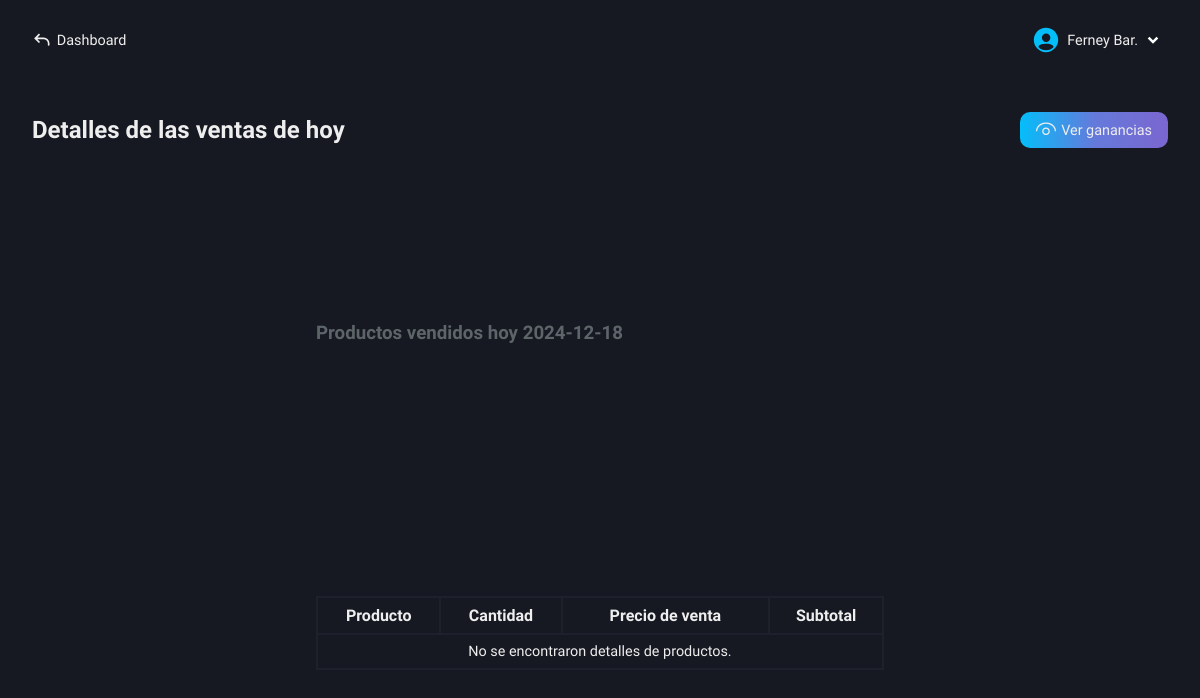
/roles/store/earnings/functions/details-today-sales.php (signed in), run on an earlier commit of the app's database.
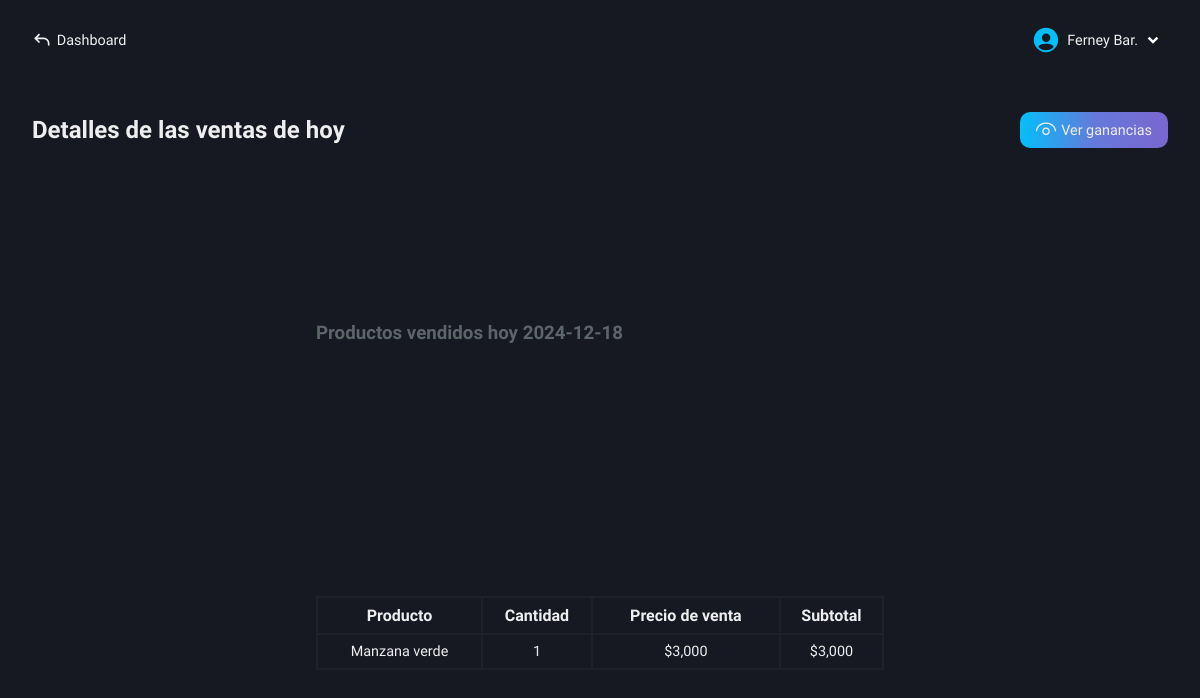
And on a later commit of the database.
### tables this page shows
CREATE TABLE `users` (
  `id` int(11) NOT NULL AUTO_INCREMENT,
  `name` varchar(100) NOT NULL,
  `lastname` varchar(100) NOT NULL,
  `email` varchar(100) NOT NULL,
  `phone_number` varchar(100) NOT NULL,
  `pass` varchar(100) NOT NULL,
  `name_business` varchar(100) NOT NULL,
  `role` varchar(100) NOT NULL,
  PRIMARY KEY (`id`)
);

CREATE TABLE `sale_details` (
  `id` int(11) NOT NULL AUTO_INCREMENT,
  `sale_id` int(11) NOT NULL,
  `invoice_number` varchar(100) NOT NULL,
  `product_name` varchar(100) NOT NULL,
  `quantity` int(11) NOT NULL,
  `unit_price` decimal(50,0) NOT NULL,
  `client` varchar(100) NOT NULL,
  `client_email` varchar(100) NOT NULL,
  `client_phone` varchar(100) NOT NULL,
  `payment_method` varchar(100) NOT NULL,
  `subtotal` decimal(50,0) NOT NULL,
  PRIMARY KEY (`id`)
);

### roles/store/earnings/functions/details-today-sales.php (the view, shortened to what this page needs)
<!DOCTYPE html>
<html lang="es">
<head>
    <link rel="stylesheet" href="../../../../css/store/details-today-sales.css">
    <?php
        include("../../../../conexion.php");
        if (isset($_SESSION['user_id'])) {
            $id_user = $_SESSION['user_id'];
        } else {
            header("Location: ../../../../index.php");
            exit();
        }
    ?>
</head>
<body>
    <main class="main">
        <nav class="nav-dash">
            <a href="../../../dashboard-store.php" class="go-dash">
                <svg xmlns="http://www.w3.org/2000/svg" width="20" height="20" viewBox="0 0 24 24"><path fill="#eee" d="m4 10l-.707.707L2.586 10l.707-.707zm17 8a1 1 0 1 1-2 0zM8.293 15.707l-5-5l1.414-1.414l5 5zm-5-6.414l5-5l1.414 1.414l-5 5zM4 9h10v2H4zm17 7v2h-2v-2zm-7-7a7 7 0 0 1 7 7h-2a5 5 0 0 0-5-5z"/></svg>
                <p>Dashboard</p>
            </a>
            <div class="user-modal">
                <div class="username">
                    <div class="name-down">
                        <?php
                            $queryData = "SELECT name, lastname FROM users WHERE id = $id_user";
                            $result = mysqli_query($conexion, $queryData);
                            $rowData = mysqli_fetch_assoc($result);
                            echo "<p class='name'>" . $rowData['name'] . ' ' . substr($rowData['lastname'], 0, 3) . ".</p>";
                        ?>
                        <img src="../../../../svg/down-arrow.svg" alt="">
                    </div>
                </div>
            </div>
        </nav>
        <section class="earnings-today" id="hidden-modal">
            <div class="earnings-content">
                <div class="tlt-button">
                    <h2 class="tlt-function">Detalles de las ventas de hoy</h2>
                    <a href="../today-earnings.php" class="btn-today-earnings bg-btn">
                        <p>Ver ganancias</p>
                    </a>
                </div>
                <div class="content-table">
                    <div class="tlt-info">
                        <?php
                            echo "<h3>Productos vendidos hoy " . date('Y-m-d') . "</h3>";
                        ?>
                    </div>
                    <table>
                        <tr>
                            <th>Producto</th>
                            <th>Cantidad</th>
                            <th>Precio de venta</th>
                            <th>Subtotal</th>
                        </tr>
                        <?php
                            $queryDetails = "SELECT s.id, s.sale_date, sd.product_name, sd.quantity, sd.unit_price, sd.subtotal
                                            FROM sales s
                                            INNER JOIN sale_details sd ON s.id = sd.sale_id
                                            WHERE s.sale_date = CURDATE()
                                            ORDER BY s.id DESC";
                            $resultDetails = mysqli_query($conexion, $queryDetails);
                            if($resultDetails -> num_rows > 0) {
                                while ($row = mysqli_fetch_assoc($resultDetails)){
                                    echo "<tr>
                                            <td>" . ucfirst($row['product_name']) . "</td>
                                            <td>" . $row['quantity'] . "</td>
                                            <td>$" . number_format($row['unit_price'], 0) . "</td>
                                            <td>$" . number_format($row['subtotal'], 0) . "</td>
                                          </tr>";
                                }
                            } else {
                                echo "<tr>
                                        <td colspan='4'>No se encontraron detalles de productos.</td>
                                      </tr>";
                            }
                        ?>
                    </table>
                </div>
            </div>
        </section>
    </main>
</body>
</html>

### css/store/details-today-sales.css (style rules this page uses)
.main { display: grid; grid-template-columns: 1fr; grid-template-rows: 80px auto; height: 100vh; background-color: var(--color-dark-blue-gray); }
.earnings-today { grid-column: 1 / 2; grid-row: 2 / 3; padding: 2rem; box-sizing: border-box; background-color: var(--color-dark-blue-gray); }
.earnings-content { display: flex; flex-direction: column; gap: 3rem; }
.tlt-button { display: flex; align-items: center; justify-content: space-between; }
.btn-today-earnings { display: flex; align-items: center; gap: .3rem; padding: .5rem 1rem; border-radius: 10px; font-size: .9rem; text-decoration: none; }
.content-table { height: 600px; display: flex; align-items: center; justify-content: center; flex-direction: column; }
table, th, td { border: 2px solid var(--color-slate-gray); border-collapse: collapse; }
table { width: 50%; margin: auto; }
th, td { padding: .5rem 0; text-align: center; }
td { font-size: .9rem; font-weight: 300; }
.tlt-info { width: 50%; margin: auto; }
.tlt-info h3 { color: #5d6569; }

### css/base-nav-dash.css (style rules this page uses)
* { color: #eee; }
.nav-dash { grid-column: 1 / 2; grid-row: 1 / 2; display: flex; align-items: center; justify-content: space-between; padding: 0 2rem; box-sizing: border-box; user-select: none; }
.username { display: flex; align-items: center; gap: .4rem; cursor: pointer; }
.name-down { display: flex; align-items: center; }
.name-down .name { color: #eee; font-size: .9rem; }
.go-dash { display: flex; align-items: center; gap: .3rem; text-decoration: none; }
.go-dash p { font-size: .9rem; color: #eee; }

### css/base-btn-bd.css (style rules this page uses)
.bg-btn { background: linear-gradient( 90deg, #04BEFA, #647adb, #7b66d0, #9554c9, #04BEFA ); background-size: 200%; animation: gradient-move 5s infinite; transition: transform 0.2s, box-shadow 0.2s; }

What changed in the data, as far as the page shows it:
added sale_details: product_name "Manzana verde", quantity "1", unit_price "3,000", subtotal "3,000"
Also different on the page:
text no longer shown: "No se encontraron detalles de productos."
